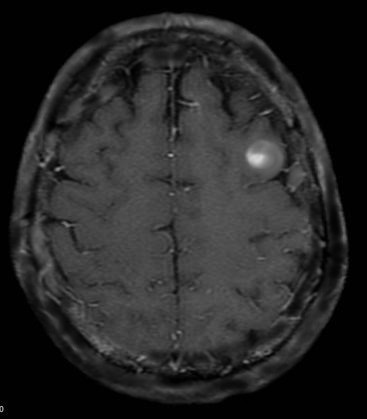
#> input picture brain4.jpg, 367 x 419 px, given in place of b4.jpg, which was not available
$ python brain_segmentation.py   (Python 2 division)
#> lines starting #> are read from the running program, lines starting #| are printed output that depends on the picture; after the words box and inside, x2 and y2 are one past the last pixel; in counts of white or black regions, pixels touching at a corner belong together; pictures that were not available may be replaced by others from this repository, and a replacement may not be noted
from PIL import Image
import numpy as np
import cv2
from matplotlib import pyplot as plt
import PIL


#-------------------MEDIAN FILTER-------------------------------


path = "b4.jpg" # Your image pa v th
img = Image.open(path)
#> img is the input picture: PIL image 367x419 RGB; min 0, max 211, mean 39.1
members = [(0,0)] * 9
# print img.width
newimg = Image.new("RGB",(img.width,img.height),"white")
#> newimg: PIL image 367x419 RGB; every value is 255
for i in range(1,img.width-1):
    for j in range(1,img.height-1):
        members[0] = img.getpixel((i-1,j-1))
        members[1] = img.getpixel((i-1,j))
        members[2] = img.getpixel((i-1,j+1))
        members[3] = img.getpixel((i,j-1))
        members[4] = img.getpixel((i,j))
        members[5] = img.getpixel((i,j+1))
        members[6] = img.getpixel((i+1,j-1))
        members[7] = img.getpixel((i+1,j))
        members[8] = img.getpixel((i+1,j+1))
        members.sort()
        newimg.putpixel((i,j),(members[4]))
#> after the loop, members = [(1, 1, 1), (1, 1, 1), (1, 1, 1), (1, 1, 1), (1, 1, 1), (1, 1, 1), (1, 1, 1), (1, 1, 1), (1, 1, 1)]
newimg.save('denoised.jpg')


#------------------Segmentation------------


img = cv2.imread('denoised.jpg')
#> img: shape (419, 367, 3); min 0, max 255, mean 41.7
Z = img.reshape((-1,3))

# convert to np.float32
Z = np.float32(Z)


#histogram calculation
hist = cv2.calcHist([img],[0],None,[256],[0,256])
#> hist = 256 values, max 36373 at index 1, min 0 at index 171, mean 600.7


plt.hist(img.ravel(),256,[0,256])
plt.show()
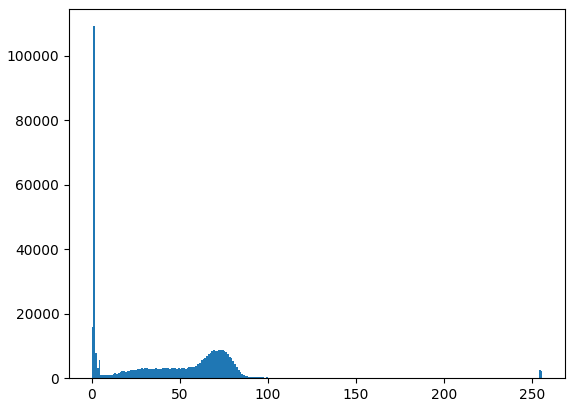
#> figure drawn by matplotlib, 1 panel; tallest bar 109119 high, from x = 1 to 2

no_clusters = int(raw_input("Enter the no. of clusters: "))
#> the answer given: 3


# define criteria, number of clusters(K) and apply kmeans()
criteria = (cv2.TERM_CRITERIA_EPS + cv2.TERM_CRITERIA_MAX_ITER, 10, 1.0)
K = no_clusters
ret,label,center=cv2.kmeans(Z,K,None,criteria,10,cv2.KMEANS_RANDOM_CENTERS)
#> ret = 78156384.4; center = [[65.94, 65.94, 65.94], [248.1, 248.1, 248.1], [8.84, 8.84, 8.84]]

# Now convert back into uint8, and make original image
center = np.uint8(center)
#> center = [[65, 65, 65], [248, 248, 248], [8, 8, 8]]
res = center[label.flatten()]
res2 = res.reshape((img.shape))
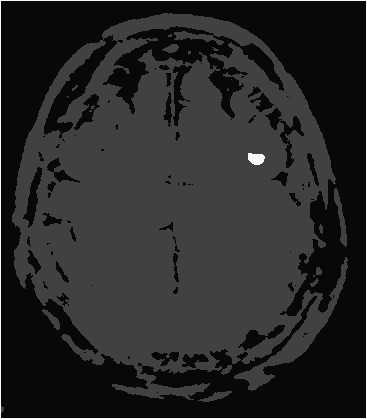
#> res2: shape (419, 367, 3); min 8, max 248, mean 40.8
output = PIL.Image.fromarray(res2)
output.save('segmented.jpg')
#segmented_output.save('after_segmentation.jpg')


#cv2.imshow('res2',res2)
#cv2.waitKey(0)


#-----------------thresholding:


img = cv2.imread('segmented.jpg',0)
#> img: shape (419, 367); min 0, max 255, mean 40.8
print "A"
ret,thresh1 = cv2.threshold(img,150,255,cv2.THRESH_BINARY)
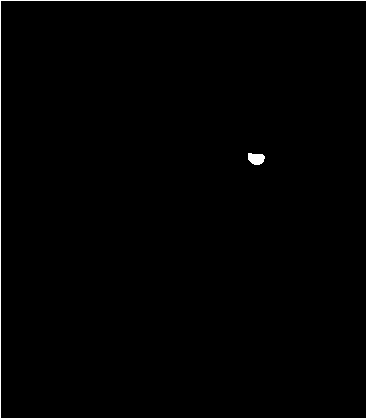
#> thresh1: shape (419, 367); 1.1% white in thin lines or dots
print "B"
output = PIL.Image.fromarray(thresh1)
output.save('after_thresholding.jpg')
print "C"
# plt.imshow(thresh1,'gray')
# plt.show()

$ run again, on brain_noise.jpg
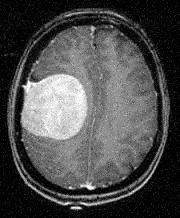
#> input picture brain_noise.jpg, 180 x 218 px, given in place of b4.jpg, which was not available
#> img is the input picture: PIL image 180x218 RGB; min 0, max 255, mean 76.6
#> after the loop `for i in range(1,img.width-1):`: members = [(0, 0, 0), (1, 1, 1), (1, 1, 1), (1, 1, 1), (1, 1, 1), (2, 2, 2), (2, 2, 2), (2, 2, 2), (7, 7, 7)]
#> hist = 256 values, max 1902 at index 4, min 3 at index 165, mean 153.3
#> `plt.show()`:
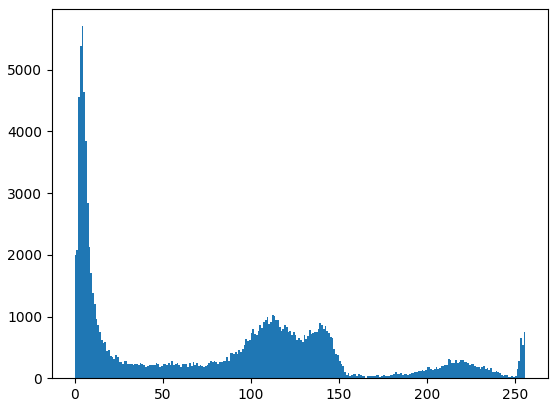
#> figure drawn by matplotlib, 1 panel; tallest bar 5706 high, from x = 4 to 5
#> `ret,label,center=cv2.kmeans(Z,K,None,criteria,10,cv2.KMEANS_RANDOM_CEN..`: ret = 43058358.7; center = [[115.6, 115.6, 115.6], [221, 221, 221], [12.94, 12.94, 12.94]]
#> `center = np.uint8(center)`: center = [[115, 115, 115], [220, 220, 220], [12, 12, 12]]
#> `ret,thresh1 = cv2.threshold(img,150,255,cv2.THRESH_BINARY)`:
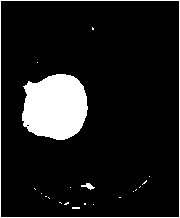
#> thresh1: shape (218, 180); 11.2% white; 21 white regions (18 under 20 px), largest, box (x1, y1, x2, y2) and area: (22, 74, 88, 140) 3475, (0, 0, 180, 218) 792, (81, 183, 95, 190) 47
